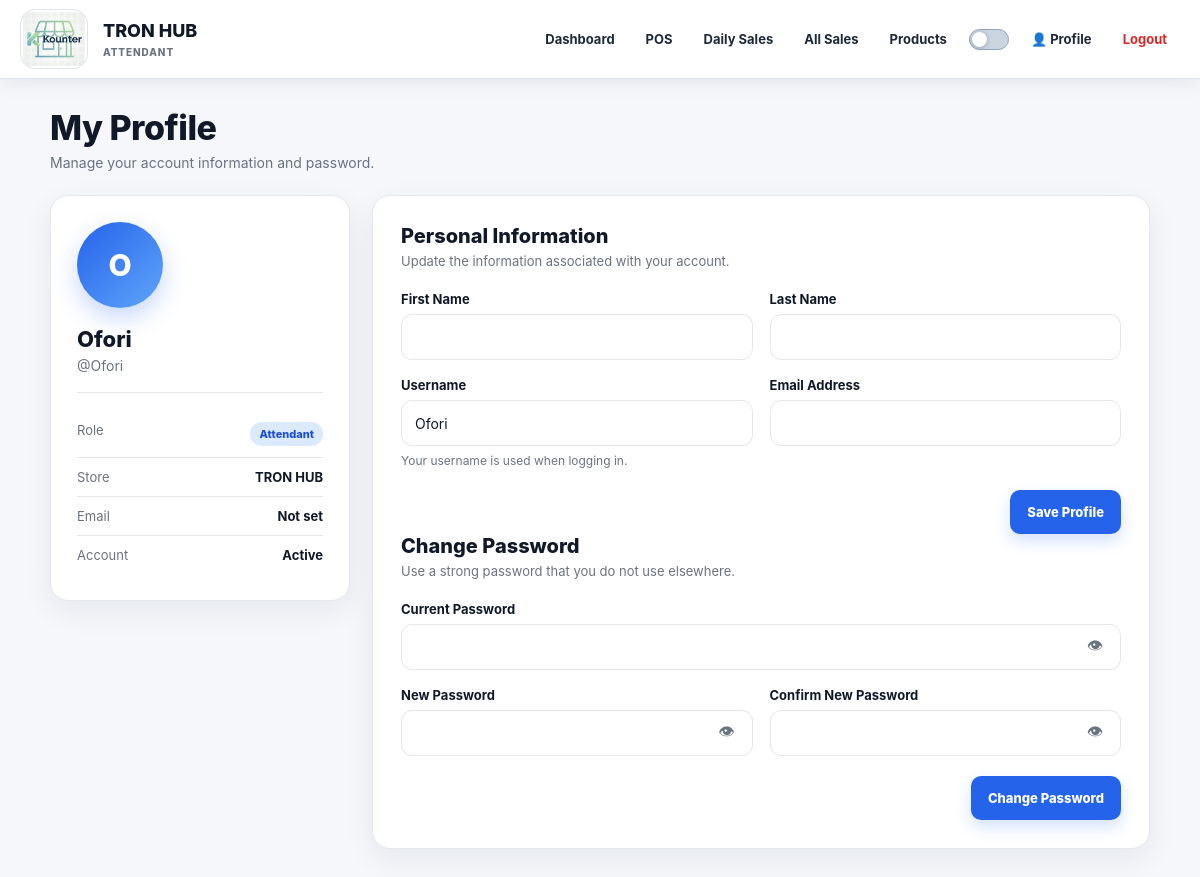
Screenshot of /profile/ (signed in) with the database file from the repository.
### core/models.py (models this page shows, shortened)
class User(AbstractUser):
    ROLE_CHOICES = [
        ("ADMIN", "Administrator"),
        ("MANAGER", "Store Manager"),
        ("ATTENDANT", "Attendant"),
    ]
    role = models.CharField(
        max_length=20,
        choices=ROLE_CHOICES,
        default="ATTENDANT",
    )
    store = models.ForeignKey(
        Store,
        null=True,
        blank=True,
        on_delete=models.SET_NULL,
        related_name="users",
    )
    groups = models.ManyToManyField(
        "auth.Group",
        related_name="core_user_set",
        blank=True,
        help_text="The groups this user belongs to.",
        verbose_name="groups",
    )
    user_permissions = models.ManyToManyField(
        "auth.Permission",
        related_name="core_user_permissions_set",
        blank=True,
        help_text="Specific user permissions.",
        verbose_name="user permissions",
    )
    class Meta:
        ordering = ["username"]

class Store(models.Model):
    name = models.CharField(
        max_length=150,
    )
    phone = models.CharField(
        max_length=30,
        blank=True,
    )
    address = models.CharField(
        max_length=255,
        blank=True,
    )
    active = models.BooleanField(
        default=True,
    )
    created_at = models.DateTimeField(
        auto_now_add=True,
    )
    class Meta:
        ordering = ["name"]

### core/views.py (the view, shortened to what this page needs)
# urls.py: path("profile/", profile, name="profile"),
@login_required
def profile(request):
    user = request.user
    password_form = PasswordChangeForm(user)
    store = getattr(user, "store", None)
    if user.is_superuser:
        role_display = "Super Admin"
    else:
        role_display = user.get_role_display()
    context = {
        "password_form": password_form,
        "profile_user": user,
        "profile_store": store,
        "role_display": role_display,
    }
    return render(request, "core/profile.html", context)

### templates/core/profile.html (shortened to what this page needs)
{% load static %}
<!DOCTYPE html>
<html lang="en">
<head>
</head>
<body>
    {% include "core/navbar.html" %}
    <main class="page-container">
        <div class="page-header">
            <h1>My Profile</h1>
            <p>Manage your account information and password.</p>
        </div>
        <div class="profile-grid">
            <aside class="card account-card">
                <div class="avatar">
                    {% if profile_user.first_name %}
                    {{ profile_user.first_name|first|upper }}
                    {% else %}
                    {{ profile_user.username|first|upper }}
                    {% endif %}
                </div>
                <div>
                    <h2 class="account-name">
                        {% if profile_user.get_full_name %}
                        {{ profile_user.get_full_name }}
                        {% else %}
                        {{ profile_user.username }}
                        {% endif %}
                    </h2>
                    <p class="account-username">
                        @{{ profile_user.username }}
                    </p>
                </div>
                <div class="account-info">
                    <div class="info-row">
                        <span class="info-label">Role</span>
                        <span class="info-value">
                            <span class="role-badge">
                                {{ role_display }}
                            </span>
                        </span>
                    </div>
                    <div class="info-row">
                        <span class="info-label">Store</span>
                        <span class="info-value">
                            {% if profile_store %}
                            {{ profile_store.name }}
                            {% else %}
                            No store assigned
                            {% endif %}
                        </span>
                    </div>
                    <div class="info-row">
                        <span class="info-label">Email</span>
                        <span class="info-value">
                            {% if profile_user.email %}
                            {{ profile_user.email }}
                            {% else %}
                            Not set
                            {% endif %}
                        </span>
                    </div>
                    <div class="info-row">
                        <span class="info-label">Account</span>
                        <span class="info-value">
                            Active
                        </span>
                    </div>
                </div>
            </aside>
            <section class="card form-card">
                <form method="post">
                    <div class="form-section">
                        <div class="section-heading">
                            <h2>Personal Information</h2>
                            <p>
                                Update the information associated with your account.
                            </p>
                        </div>
                        <div class="form-grid">
                            <div class="form-group">
                                <label for="first_name">
                                    First Name
                                </label>
                                <input type="text" id="first_name" name="first_name" class="input"
                                    value="{{ profile_user.first_name }}" autocomplete="given-name">
                            </div>
                            <div class="form-group">
                                <label for="last_name">
                                    Last Name
                                </label>
                                <input type="text" id="last_name" name="last_name" class="input"
                                    value="{{ profile_user.last_name }}" autocomplete="family-name">
                            </div>
                            <div class="form-group">
                                <label for="username">
                                    Username
                                </label>
                                <input type="text" id="username" name="username" class="input"
                                    value="{{ profile_user.username }}" autocomplete="username" required>
                                <div class="help-text">
                                    Your username is used when logging in.
                                </div>
                            </div>
                            <div class="form-group">
                                <label for="email">
                                    Email Address
                                </label>
                                <input type="email" id="email" name="email" class="input"
                                    value="{{ profile_user.email }}" autocomplete="email">
                            </div>
                        </div>
                        <div class="form-actions">
                            <button type="submit" class="button button-primary">
                                Save Profile
                            </button>
                        </div>
                    </div>
                </form>
                <form method="post">
                    <div class="form-section">
                        <div class="section-heading">
                            <h2>Change Password</h2>
                            <p>
                                Use a strong password that you do not use elsewhere.
                            </p>
                        </div>
                        <div class="form-grid">
                            <div class="form-group full">
                                <label for="id_old_password">
                                    Current Password
                                </label>
                                <div class="password-field">
                                    <input type="password" id="id_old_password" name="old_password" class="input"
                                        autocomplete="current-password" required>
                                    <button type="button" class="show-password"
                                        onclick="togglePassword('id_old_password', this)" aria-label="Show password">
                                        👁
                                    </button>
                                </div>
                            </div>
                            <div class="form-group">
                                <label for="id_new_password1">
                                    New Password
                                </label>
                                <div class="password-field">
                                    <input type="password" id="id_new_password1" name="new_password1" class="input"
                                        autocomplete="new-password" required>
                                    <button type="button" class="show-password"
                                        onclick="togglePassword('id_new_password1', this)" aria-label="Show password">
                                        👁
                                    </button>
                                </div>
                            </div>
                            <div class="form-group">
                                <label for="id_new_password2">
                                    Confirm New Password
                                </label>
                                <div class="password-field">
                                    <input type="password" id="id_new_password2" name="new_password2" class="input"
                                        autocomplete="new-password" required>
                                    <button type="button" class="show-password"
                                        onclick="togglePassword('id_new_password2', this)" aria-label="Show password">
                                        👁
                                    </button>
                                </div>
                            </div>
                        </div>
                        <div class="form-actions">
                            <button type="submit" class="button button-primary">
                                Change Password
                            </button>
                        </div>
                    </div>
                </form>
            </section>
        </div>
    </main>
</body>
</html>

### templates/core/navbar.html (shortened to what this page needs)
{% load static %}
<header class="kounter-header">
    <div class="kounter-header-container">
        <a href="{% if request.user.is_superuser %}{% url 'manage_stores' %}{% else %}{% url 'dashboard' %}{% endif %}"
            class="kounter-logo-link"
            aria-label="{% if request.user.is_superuser %}Manage Stores{% else %}Go to Dashboard{% endif %}">
            <img src="{% static 'core/Kounter_light.jpg' %}" alt="Kounter" class="kounter-logo kounter-logo-light">
        </a>
        <div class="kounter-store-info">
            <div class="kounter-store-name">
                {% if request.user.is_superuser %}
                KOUNTER
                {% else %}
                {{ request.user.store.name|default:"TRON HUB" }}
                {% endif %}
            </div>
            <div class="kounter-user-role">
                {% if request.user.is_superuser %}
                SUPER ADMIN
                {% elif request.user.role == "ADMIN" %}
                STORE ADMIN
                {% elif request.user.role == "MANAGER" %}
                MANAGER
                {% elif request.user.role == "ATTENDANT" %}
                ATTENDANT
                {% endif %}
            </div>
        </div>
        <nav class="kounter-desktop-nav" aria-label="Main navigation">
            {% if request.user.is_superuser %}
            <!-- =================================================
                     SUPER ADMIN NAVIGATION
                ================================================== -->
            <a href="{% url 'manage_stores' %}" class="kounter-nav-link">
                Stores
            </a>
            <a href="{% url 'manage_users' %}" class="kounter-nav-link">
                Users
            </a>
            {% else %}
            <a href="{% url 'dashboard' %}" class="kounter-nav-link">
                Dashboard
            </a>
            <a href="{% url 'pos' %}" class="kounter-nav-link">
                POS
            </a>
            <a href="{% url 'daily_sales' %}" class="kounter-nav-link">
                Daily Sales
            </a>
            <a href="{% url 'all_sales' %}" class="kounter-nav-link">
                All Sales
            </a>
            <a href="{% url 'active_products' %}" class="kounter-nav-link">
                Products
            </a>
            {% endif %}
            <button type="button" class="kounter-theme-switch theme-switch" aria-label="Toggle dark mode"
                aria-pressed="false" title="Toggle dark mode">
                <span class="kounter-theme-track">
                    <span class="kounter-theme-thumb"></span>
                </span>
            </button>
            <a href="{% url 'profile' %}" class="kounter-nav-link">
                👤 Profile
            </a>
            <a href="{% url 'logout' %}" class="kounter-nav-link kounter-logout">
                Logout
            </a>
        </nav>
    </div>
</header>

### rows the page displays
User: user.store.name "TRON HUB", username|first "O", username "Ofori", role "Attendant"
Store: name "TRON HUB"
